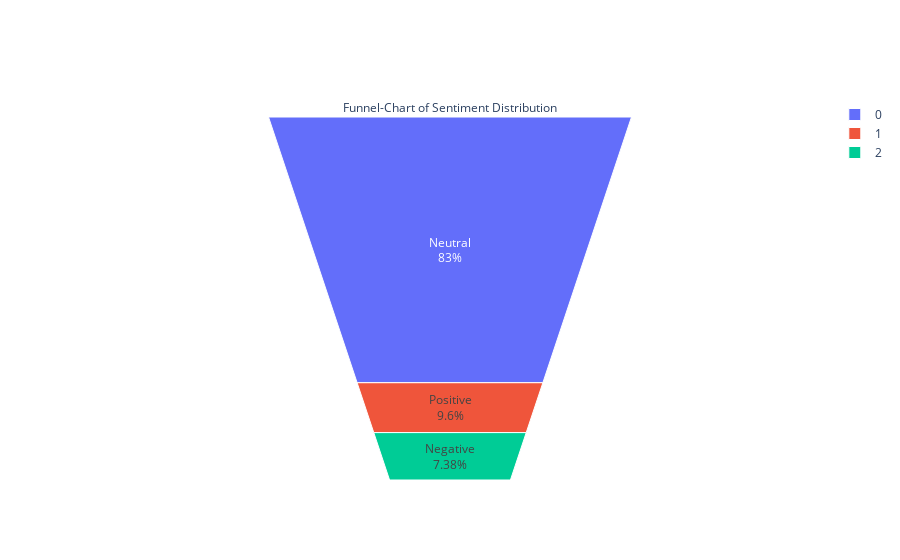

The notebook cell this image was saved under:
### Code cell
#funle area 
fig = go.Figure(go.Funnelarea(
    text =df_f.Sentiment,
    values = df_f.Phrase,
    title = {"position": "top center", "text": "Funnel-Chart of Sentiment Distribution"}
    ))
fig.show()

### Figure 1 — Plotly figure (JSON) as saved in the notebook; plotly's stock layout.template omitted (floating-point values rounded to 4 significant figures)
{"data": [{"text": ["Neutral", "Positive", "Negative"], "title": {"position": "top center", "text": "Funnel-Chart of Sentiment Distribution"}, "type": "funnelarea", "values": [79582, 9206, 7072]}], "layout": {}}
